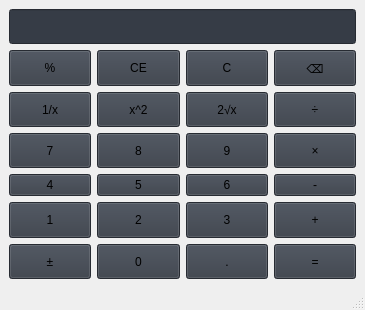
<?xml version="1.0" encoding="UTF-8"?>
<ui version="4.0">
 <class>MainWindow</class>
 <widget class="QMainWindow" name="MainWindow">
  <property name="geometry">
   <rect>
    <x>0</x>
    <y>0</y>
    <width>365</width>
    <height>310</height>
   </rect>
  </property>
  <property name="maximumSize">
   <size>
    <width>1080</width>
    <height>1920</height>
   </size>
  </property>
  <property name="baseSize">
   <size>
    <width>400</width>
    <height>600</height>
   </size>
  </property>
  <property name="windowTitle">
   <string>计算器-李志罡-2022414120114</string>
  </property>
  <property name="styleSheet">
   <string notr="true">QPushButton{
	font: 500 18pt &quot;Engravers MT&quot;;
	background-color:rgb(54,60,70);
}
QLineEdit{
	font: 500 18pt &quot;Engravers MT&quot;;
	background-color:rgb(54,60,70);
}</string>
  </property>
  <widget class="QWidget" name="centralwidget">
   <property name="autoFillBackground">
    <bool>false</bool>
   </property>
   <layout class="QGridLayout" name="gridLayout_2">
    <item row="0" column="0">
     <layout class="QGridLayout" name="gridLayout">
      <item row="6" column="2">
       <widget class="QPushButton" name="btnPeriod">
        <property name="sizePolicy">
         <sizepolicy hsizetype="Minimum" vsizetype="Preferred">
          <horstretch>0</horstretch>
          <verstretch>0</verstretch>
         </sizepolicy>
        </property>
        <property name="text">
         <string>.</string>
        </property>
       </widget>
      </item>
      <item row="6" column="3">
       <widget class="QPushButton" name="btnEqual">
        <property name="sizePolicy">
         <sizepolicy hsizetype="Minimum" vsizetype="Preferred">
          <horstretch>0</horstretch>
          <verstretch>0</verstretch>
         </sizepolicy>
        </property>
        <property name="text">
         <string>=</string>
        </property>
       </widget>
      </item>
      <item row="3" column="3">
       <widget class="QPushButton" name="btnMultiply">
        <property name="sizePolicy">
         <sizepolicy hsizetype="Minimum" vsizetype="Preferred">
          <horstretch>0</horstretch>
          <verstretch>0</verstretch>
         </sizepolicy>
        </property>
        <property name="text">
         <string>×</string>
        </property>
       </widget>
      </item>
      <item row="1" column="0">
       <widget class="QPushButton" name="btnPercentage">
        <property name="sizePolicy">
         <sizepolicy hsizetype="Minimum" vsizetype="Preferred">
          <horstretch>0</horstretch>
          <verstretch>0</verstretch>
         </sizepolicy>
        </property>
        <property name="text">
         <string>%</string>
        </property>
       </widget>
      </item>
      <item row="6" column="1">
       <widget class="QPushButton" name="btnNum0">
        <property name="sizePolicy">
         <sizepolicy hsizetype="Minimum" vsizetype="Preferred">
          <horstretch>0</horstretch>
          <verstretch>0</verstretch>
         </sizepolicy>
        </property>
        <property name="text">
         <string>0</string>
        </property>
       </widget>
      </item>
      <item row="4" column="1">
       <widget class="QPushButton" name="btnNum5">
        <property name="sizePolicy">
         <sizepolicy hsizetype="Minimum" vsizetype="Preferred">
          <horstretch>0</horstretch>
          <verstretch>0</verstretch>
         </sizepolicy>
        </property>
        <property name="text">
         <string>5</string>
        </property>
       </widget>
      </item>
      <item row="6" column="0">
       <widget class="QPushButton" name="btnOpposite">
        <property name="sizePolicy">
         <sizepolicy hsizetype="Minimum" vsizetype="Preferred">
          <horstretch>0</horstretch>
          <verstretch>0</verstretch>
         </sizepolicy>
        </property>
        <property name="text">
         <string>±</string>
        </property>
       </widget>
      </item>
      <item row="3" column="0">
       <widget class="QPushButton" name="btnNum7">
        <property name="sizePolicy">
         <sizepolicy hsizetype="Minimum" vsizetype="Preferred">
          <horstretch>0</horstretch>
          <verstretch>0</verstretch>
         </sizepolicy>
        </property>
        <property name="text">
         <string>7</string>
        </property>
       </widget>
      </item>
      <item row="2" column="3">
       <widget class="QPushButton" name="btnDivide">
        <property name="sizePolicy">
         <sizepolicy hsizetype="Minimum" vsizetype="Preferred">
          <horstretch>0</horstretch>
          <verstretch>0</verstretch>
         </sizepolicy>
        </property>
        <property name="text">
         <string>÷</string>
        </property>
       </widget>
      </item>
      <item row="3" column="2">
       <widget class="QPushButton" name="btnNum9">
        <property name="sizePolicy">
         <sizepolicy hsizetype="Minimum" vsizetype="Preferred">
          <horstretch>0</horstretch>
          <verstretch>0</verstretch>
         </sizepolicy>
        </property>
        <property name="text">
         <string>9</string>
        </property>
       </widget>
      </item>
      <item row="5" column="0">
       <widget class="QPushButton" name="btnNum1">
        <property name="sizePolicy">
         <sizepolicy hsizetype="Minimum" vsizetype="Preferred">
          <horstretch>0</horstretch>
          <verstretch>0</verstretch>
         </sizepolicy>
        </property>
        <property name="text">
         <string>1</string>
        </property>
       </widget>
      </item>
      <item row="5" column="3">
       <widget class="QPushButton" name="btnAdd">
        <property name="sizePolicy">
         <sizepolicy hsizetype="Minimum" vsizetype="Preferred">
          <horstretch>0</horstretch>
          <verstretch>0</verstretch>
         </sizepolicy>
        </property>
        <property name="text">
         <string>+</string>
        </property>
       </widget>
      </item>
      <item row="4" column="2">
       <widget class="QPushButton" name="btnNum6">
        <property name="sizePolicy">
         <sizepolicy hsizetype="Minimum" vsizetype="Preferred">
          <horstretch>0</horstretch>
          <verstretch>0</verstretch>
         </sizepolicy>
        </property>
        <property name="text">
         <string>6</string>
        </property>
       </widget>
      </item>
      <item row="2" column="0">
       <widget class="QPushButton" name="btnInverse">
        <property name="sizePolicy">
         <sizepolicy hsizetype="Minimum" vsizetype="Preferred">
          <horstretch>0</horstretch>
          <verstretch>0</verstretch>
         </sizepolicy>
        </property>
        <property name="text">
         <string>1/x</string>
        </property>
       </widget>
      </item>
      <item row="0" column="0" colspan="4">
       <widget class="QLineEdit" name="display">
        <property name="sizePolicy">
         <sizepolicy hsizetype="Expanding" vsizetype="Preferred">
          <horstretch>0</horstretch>
          <verstretch>0</verstretch>
         </sizepolicy>
        </property>
        <property name="baseSize">
         <size>
          <width>0</width>
          <height>0</height>
         </size>
        </property>
       </widget>
      </item>
      <item row="4" column="0">
       <widget class="QPushButton" name="btnNum4">
        <property name="sizePolicy">
         <sizepolicy hsizetype="Minimum" vsizetype="Preferred">
          <horstretch>0</horstretch>
          <verstretch>0</verstretch>
         </sizepolicy>
        </property>
        <property name="text">
         <string>4</string>
        </property>
       </widget>
      </item>
      <item row="1" column="3">
       <widget class="QPushButton" name="btnDelete">
        <property name="sizePolicy">
         <sizepolicy hsizetype="Minimum" vsizetype="Preferred">
          <horstretch>0</horstretch>
          <verstretch>0</verstretch>
         </sizepolicy>
        </property>
        <property name="text">
         <string>⌫</string>
        </property>
       </widget>
      </item>
      <item row="2" column="1">
       <widget class="QPushButton" name="btnSquare">
        <property name="sizePolicy">
         <sizepolicy hsizetype="Minimum" vsizetype="Preferred">
          <horstretch>0</horstretch>
          <verstretch>0</verstretch>
         </sizepolicy>
        </property>
        <property name="text">
         <string>x^2</string>
        </property>
       </widget>
      </item>
      <item row="2" column="2">
       <widget class="QPushButton" name="btnSqrt">
        <property name="sizePolicy">
         <sizepolicy hsizetype="Minimum" vsizetype="Preferred">
          <horstretch>0</horstretch>
          <verstretch>0</verstretch>
         </sizepolicy>
        </property>
        <property name="text">
         <string>2√x</string>
        </property>
       </widget>
      </item>
      <item row="5" column="2">
       <widget class="QPushButton" name="btnNum3">
        <property name="sizePolicy">
         <sizepolicy hsizetype="Minimum" vsizetype="Preferred">
          <horstretch>0</horstretch>
          <verstretch>0</verstretch>
         </sizepolicy>
        </property>
        <property name="text">
         <string>3</string>
        </property>
       </widget>
      </item>
      <item row="1" column="1">
       <widget class="QPushButton" name="btnClear">
        <property name="sizePolicy">
         <sizepolicy hsizetype="Minimum" vsizetype="Preferred">
          <horstretch>0</horstretch>
          <verstretch>0</verstretch>
         </sizepolicy>
        </property>
        <property name="text">
         <string>CE</string>
        </property>
       </widget>
      </item>
      <item row="5" column="1">
       <widget class="QPushButton" name="btnNum2">
        <property name="sizePolicy">
         <sizepolicy hsizetype="Minimum" vsizetype="Preferred">
          <horstretch>0</horstretch>
          <verstretch>0</verstretch>
         </sizepolicy>
        </property>
        <property name="text">
         <string>2</string>
        </property>
       </widget>
      </item>
      <item row="1" column="2">
       <widget class="QPushButton" name="btnClearAll">
        <property name="sizePolicy">
         <sizepolicy hsizetype="Minimum" vsizetype="Preferred">
          <horstretch>0</horstretch>
          <verstretch>0</verstretch>
         </sizepolicy>
        </property>
        <property name="text">
         <string>C</string>
        </property>
       </widget>
      </item>
      <item row="3" column="1">
       <widget class="QPushButton" name="btnNum8">
        <property name="sizePolicy">
         <sizepolicy hsizetype="Minimum" vsizetype="Preferred">
          <horstretch>0</horstretch>
          <verstretch>0</verstretch>
         </sizepolicy>
        </property>
        <property name="text">
         <string>8</string>
        </property>
       </widget>
      </item>
      <item row="4" column="3">
       <widget class="QPushButton" name="btnSub">
        <property name="text">
         <string>-</string>
        </property>
       </widget>
      </item>
     </layout>
    </item>
   </layout>
  </widget>
  <widget class="QMenuBar" name="menubar">
   <property name="geometry">
    <rect>
     <x>0</x>
     <y>0</y>
     <width>365</width>
     <height>17</height>
    </rect>
   </property>
  </widget>
  <widget class="QStatusBar" name="statusbar"/>
 </widget>
 <resources/>
 <connections/>
</ui>
